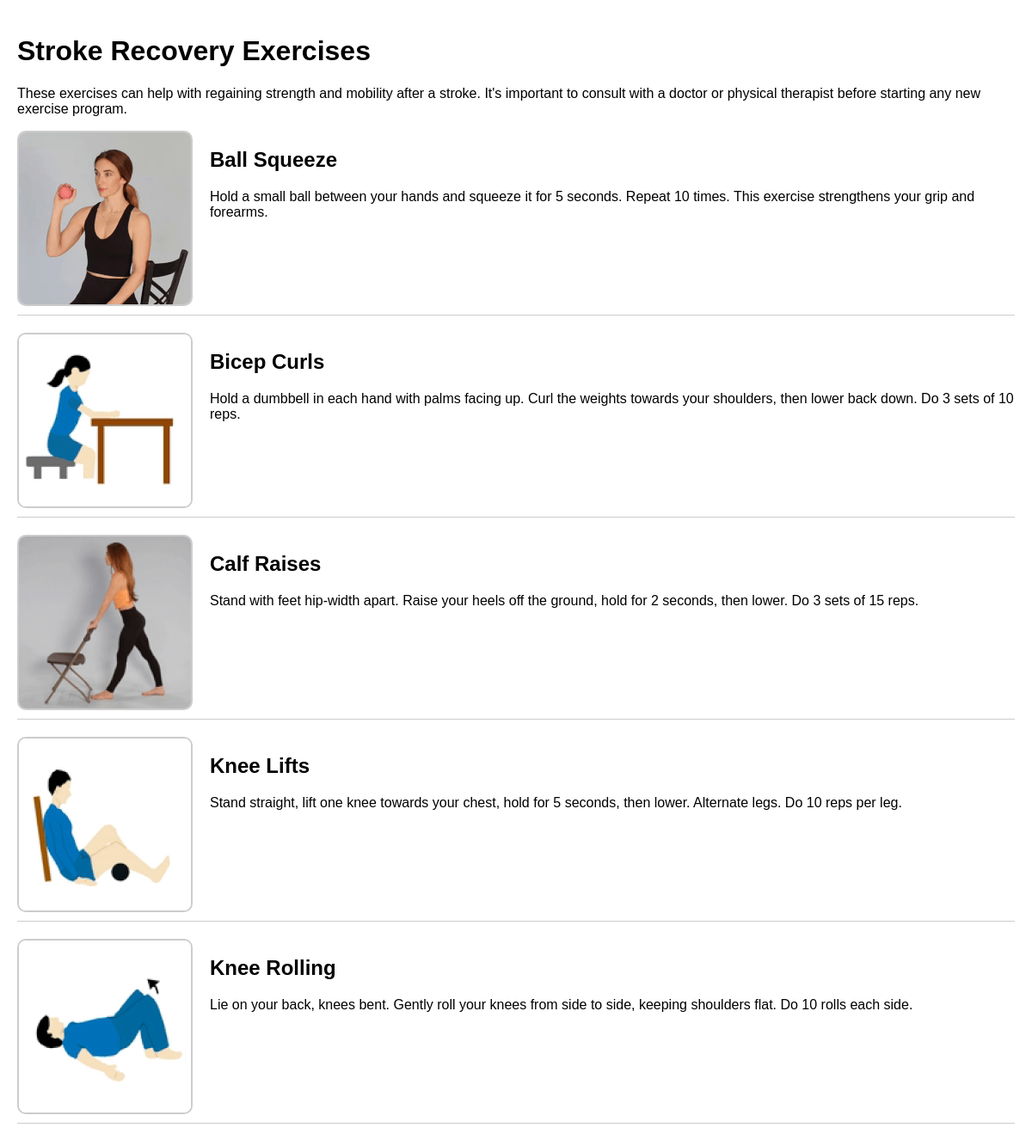
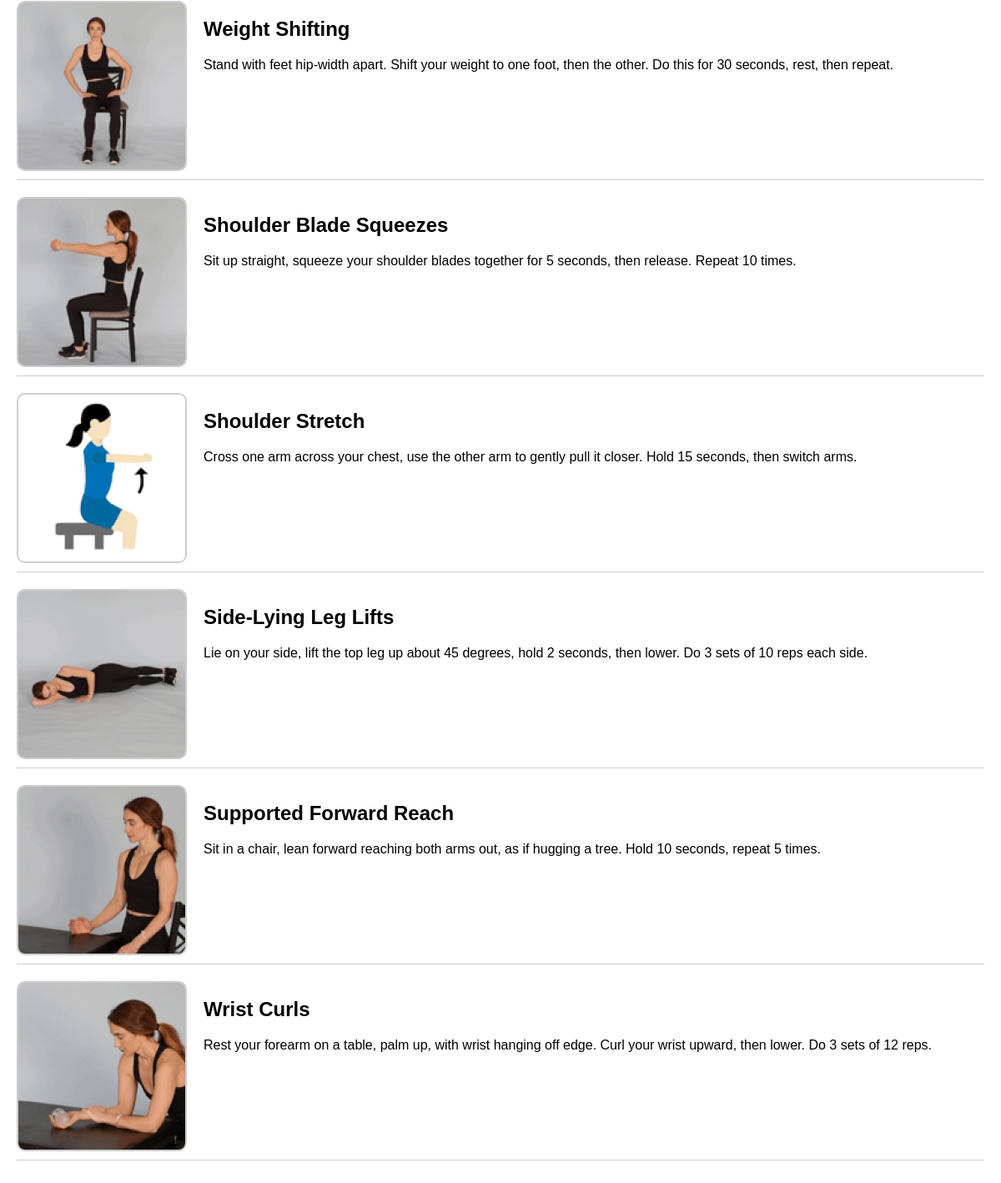
/exercises.php, run on the app's committed database (2 pictures, top to bottom).
### tables this page shows
CREATE TABLE `exercise` (
  `id` int(11) NOT NULL,
  `exercise_name` varchar(50) DEFAULT NULL,
  `exercise_detail` text DEFAULT NULL,
  `gif_location` varchar(100) DEFAULT NULL
);

### exercises.php (the view, shortened to what this page needs)
<!DOCTYPE html>
<html lang="en">
<head>
</head>
<body>
  <div class="exercise-info">
    <h1>Stroke Recovery Exercises</h1>
    <p>These exercises can help with regaining strength and mobility after a stroke. It's important to consult with a doctor or physical therapist before starting any new exercise program.</p>
    <div id="exerciseList">
      <?php
      include 'connection.php';
      $sql = "SELECT * FROM exercise";
      $result = $conn->query($sql);
      if ($result->num_rows > 0) {
        while($row = $result->fetch_assoc()) {
          echo '<div class="exercise" data-gif="' . htmlspecialchars($row["gif_location"]) . '">';
          echo '<div class="exercise-gif">';
          echo '<img src="' . htmlspecialchars($row["gif_location"]) . '" alt="' . htmlspecialchars($row["exercise_name"]) . ' Exercise GIF">';
          echo '</div>';
          echo '<div class="exercise-details">';
          echo '<h2>' . htmlspecialchars($row["exercise_name"]) . '</h2>';
          echo '<p>' . htmlspecialchars($row["exercise_detail"]) . '</p>';
          echo '</div>';
          echo '</div>';
        }
      } else {
        echo "No exercises found";
      }
      ?>
    </div>
  </div>
</body>
</html>

### exercises.php (style rules this page uses)
body { font-family: Arial, sans-serif; margin: 0; padding: 0; display: flex; height: 100vh; }
.exercise-info { flex: 1; padding: 20px; box-sizing: border-box; overflow-y: auto; }
.exercise { display: flex; left: 0px; margin-bottom: 20px; padding-bottom: 10px; border-bottom: 1px solid #ccc; cursor: pointer; }
.exercise-details { padding-left: 20px; flex: 1; }
.exercise-gif { width: 200px; height: 200px; border: 2px solid #ccc; border-radius: 10px; overflow: hidden; position: relative; }
.exercise-gif img { width: 100%; height: 100%; object-fit: cover; position: absolute; top: 0; left: 0; }

### data on the page
exercise: gif_location (picture), exercise_name "Ball Squeeze", exercise_detail "Hold a small ball between your hands and squeeze it for 5 seconds. Repeat 10 times. This exercise strengthens your grip and forearms."
exercise: gif_location (picture), exercise_name "Bicep Curls", exercise_detail "Hold a dumbbell in each hand with palms facing up. Curl the weights towards your shoulders, then lower back down. Do 3 sets of 10 reps."
exercise: gif_location (picture), exercise_name "Calf Raises", exercise_detail "Stand with feet hip-width apart. Raise your heels off the ground, hold for 2 seconds, then lower. Do 3 sets of 15 reps."
exercise: gif_location (picture), exercise_name "Knee Lifts", exercise_detail "Stand straight, lift one knee towards your chest, hold for 5 seconds, then lower. Alternate legs. Do 10 reps per leg."
exercise: gif_location (picture), exercise_name "Knee Rolling", exercise_detail "Lie on your back, knees bent. Gently roll your knees from side to side, keeping shoulders flat. Do 10 rolls each side."
exercise: gif_location (picture), exercise_name "Weight Shifting", exercise_detail "Stand with feet hip-width apart. Shift your weight to one foot, then the other. Do this for 30 seconds, rest, then repeat."
exercise: gif_location (picture), exercise_name "Shoulder Blade Squeezes", exercise_detail "Sit up straight, squeeze your shoulder blades together for 5 seconds, then release. Repeat 10 times."
exercise: gif_location (picture), exercise_name "Shoulder Stretch", exercise_detail "Cross one arm across your chest, use the other arm to gently pull it closer. Hold 15 seconds, then switch arms."
exercise: gif_location (picture), exercise_name "Side-Lying Leg Lifts", exercise_detail "Lie on your side, lift the top leg up about 45 degrees, hold 2 seconds, then lower. Do 3 sets of 10 reps each side."
exercise: gif_location (picture), exercise_name "Supported Forward Reach", exercise_detail "Sit in a chair, lean forward reaching both arms out, as if hugging a tree. Hold 10 seconds, repeat 5 times."
exercise: gif_location (picture), exercise_name "Wrist Curls", exercise_detail "Rest your forearm on a table, palm up, with wrist hanging off edge. Curl your wrist upward, then lower. Do 3 sets of 12 reps."
